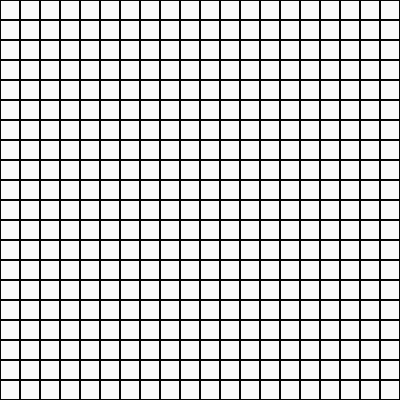
Frame 1 (no input)
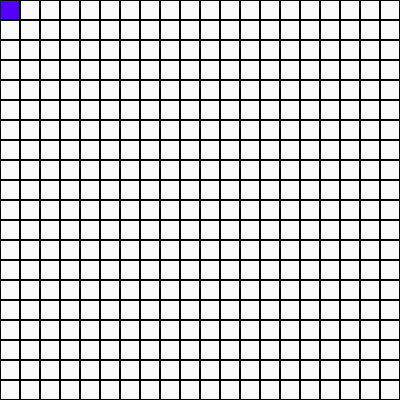
Frame 60 (no input)
Frame 120 (the mouse pressed at the canvas centre since frame 60): identical to frame 60, image omitted

The p5.js sketch that drew these frames (run headless with seeded random() and noise() and a simulated clock; from frame 60 on, the mouse is pressed at the canvas centre):

// p5.js sketch
// ── sketch.js
let clrs;
let SW;
let cols, rows, scl;
let cells;
let current;

//————————————————————————————————————————————————setup
function setup() {
	createCanvas(400, 400);

	// setup variables
	clrs = {
		'bg': color(250, 250, 250),
		'main': color(5, 5, 5),
		'sub': color(85, 0, 255)
	}

	SW = 2;

	scl = 20;
	cols = floor(width / scl);
	rows = floor(height / scl);

	cells = [];
	for (let i = 0; i < cols; i++) {
		for (let j = 0; j < rows; j++) {
			cells.push(new Cell(i, j));
		}
	}

	current = cells[0];
}

//————————————————————————————————————————————————draw
function draw() {
	background(clrs['bg']);
	for (let c of cells) {
		c.show();
	}

	current.visited = true;
	current.checkNeighbors();
}

//————————————————————————————————————————————————
// ── cell.js
class Cell {
  constructor(x, y) {
    this.x = x;
    this.y = y;
    this.visited = false;
    this.walls = [true, true, true, true];
  }

  //————————————————————————————————————————————————show
  show() {
    // if visited
    if (this.visited) {
      noStroke();
      fill(clrs['sub']);
      rect(this.x * scl, this.y * scl, scl, scl);
    }

    // draw walls
    stroke(clrs['main']);
    strokeWeight(SW);
    let tempX = this.x * scl;
    let tempY = this.y * scl;
    if (this.walls[0]) line(tempX, tempY, tempX + scl, tempY);
    if (this.walls[1]) line(tempX + scl, tempY, tempX + scl, tempY + scl);
    if (this.walls[2]) line(tempX + scl, tempY + scl, tempX, tempY + scl);
    if (this.walls[3]) line(tempX, tempY + scl, tempX, tempY);
  }

  //————————————————————————————————————————————————check neighbors
  checkNeighbors() {
    let neighbors = [];

    let top = cells[this.index(this.x, this.y - 1)];
    let right = cells[this.index(this.x + 1, this.y)];
    let bottom = cells[this.index(this.x, this.y + 1)];
    let left = cells[this.index(this.x - 1, this.y)];

    if (top && !top.visited) {
      neighbors.push(top);
    }
    if (right && !right.visited) {
      neighbors.push(right);
    }
    if (bottom && !bottom.visited) {
      neighbors.push(bottom);
    }
    if (left && !left.visited) {
      neighbors.push(left);
    }
  }

  index(x, y) {
    if (x < 0 || y < 0 || x > cols - 1 || y > rows - 1) {
      return -1;
    }
    return x + y * cols;
  }

}
